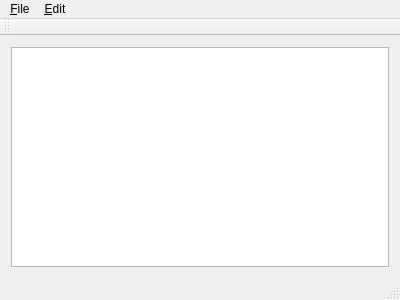
<?xml version="1.0" encoding="UTF-8"?>
<ui version="4.0">
 <class>testUI</class>
 <widget class="QMainWindow" name="testUI">
  <property name="geometry">
   <rect>
    <x>0</x>
    <y>0</y>
    <width>400</width>
    <height>300</height>
   </rect>
  </property>
  <property name="windowTitle">
   <string>testUI</string>
  </property>
  <widget class="QWidget" name="centralWidget">
   <layout class="QVBoxLayout" name="verticalLayout">
    <item>
     <widget class="QPlainTextEdit" name="plainTextEdit"/>
    </item>
   </layout>
  </widget>
  <widget class="QMenuBar" name="menuBar">
   <property name="geometry">
    <rect>
     <x>0</x>
     <y>0</y>
     <width>400</width>
     <height>25</height>
    </rect>
   </property>
   <property name="defaultUp">
    <bool>false</bool>
   </property>
   <property name="nativeMenuBar">
    <bool>false</bool>
   </property>
   <widget class="QMenu" name="menu_File">
    <property name="title">
     <string>&amp;File</string>
    </property>
    <addaction name="action_New"/>
    <addaction name="action_Open"/>
    <addaction name="action_Save"/>
    <addaction name="actionSave_As"/>
    <addaction name="actionExit"/>
   </widget>
   <widget class="QMenu" name="menuEdit">
    <property name="title">
     <string>&amp;Edit</string>
    </property>
    <addaction name="actionCopie"/>
    <addaction name="actionCut"/>
    <addaction name="actionPaste"/>
   </widget>
   <addaction name="menu_File"/>
   <addaction name="menuEdit"/>
  </widget>
  <widget class="QToolBar" name="mainToolBar">
   <attribute name="toolBarArea">
    <enum>TopToolBarArea</enum>
   </attribute>
   <attribute name="toolBarBreak">
    <bool>false</bool>
   </attribute>
  </widget>
  <widget class="QStatusBar" name="statusBar"/>
  <action name="action_New">
   <property name="text">
    <string>&amp;New</string>
   </property>
  </action>
  <action name="action_Open">
   <property name="text">
    <string>&amp;Open</string>
   </property>
  </action>
  <action name="action_Save">
   <property name="text">
    <string>&amp;Save</string>
   </property>
  </action>
  <action name="actionSave_As">
   <property name="text">
    <string>&amp;Save As</string>
   </property>
  </action>
  <action name="actionExit">
   <property name="text">
    <string>&amp;Exit</string>
   </property>
  </action>
  <action name="actionCopie">
   <property name="text">
    <string>&amp;Copie</string>
   </property>
  </action>
  <action name="actionCut">
   <property name="text">
    <string>&amp;Cut</string>
   </property>
  </action>
  <action name="actionPaste">
   <property name="text">
    <string>&amp;Paste</string>
   </property>
  </action>
 </widget>
 <layoutdefault spacing="6" margin="11"/>
 <resources/>
 <connections/>
</ui>
